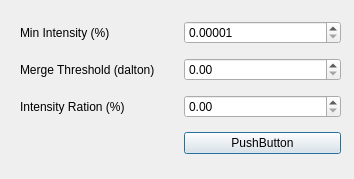
<?xml version="1.0" encoding="UTF-8"?>
<ui version="4.0">
 <class>Dialog</class>
 <widget class="QDialog" name="Dialog">
  <property name="geometry">
   <rect>
    <x>0</x>
    <y>0</y>
    <width>354</width>
    <height>179</height>
   </rect>
  </property>
  <property name="windowTitle">
   <string>Dialog</string>
  </property>
  <widget class="QWidget" name="gridLayoutWidget">
   <property name="geometry">
    <rect>
     <x>20</x>
     <y>13</y>
     <width>321</width>
     <height>151</height>
    </rect>
   </property>
   <layout class="QGridLayout" name="gridLayout">
    <item row="1" column="0">
     <widget class="QLabel" name="MergeThreshold_LB">
      <property name="text">
       <string>Merge Threshold (dalton)</string>
      </property>
     </widget>
    </item>
    <item row="0" column="0">
     <widget class="QLabel" name="MinInt_LB">
      <property name="text">
       <string>Min Intensity (%)</string>
      </property>
     </widget>
    </item>
    <item row="0" column="1">
     <widget class="QDoubleSpinBox" name="MinInt_SBox">
      <property name="decimals">
       <number>5</number>
      </property>
      <property name="minimum">
       <double>0.000010000000000</double>
      </property>
      <property name="maximum">
       <double>0.900000000000000</double>
      </property>
      <property name="singleStep">
       <double>0.000010000000000</double>
      </property>
     </widget>
    </item>
    <item row="2" column="1">
     <widget class="QDoubleSpinBox" name="IntRatio_SBox"/>
    </item>
    <item row="1" column="1">
     <widget class="QDoubleSpinBox" name="MergeThreshold_SBox"/>
    </item>
    <item row="2" column="0">
     <widget class="QLabel" name="IntRatio_LB">
      <property name="text">
       <string>Intensity Ration (%)</string>
      </property>
     </widget>
    </item>
    <item row="3" column="1">
     <widget class="QPushButton" name="SetOptions_btn">
      <property name="text">
       <string>PushButton</string>
      </property>
     </widget>
    </item>
   </layout>
  </widget>
 </widget>
 <resources/>
 <connections/>
</ui>
